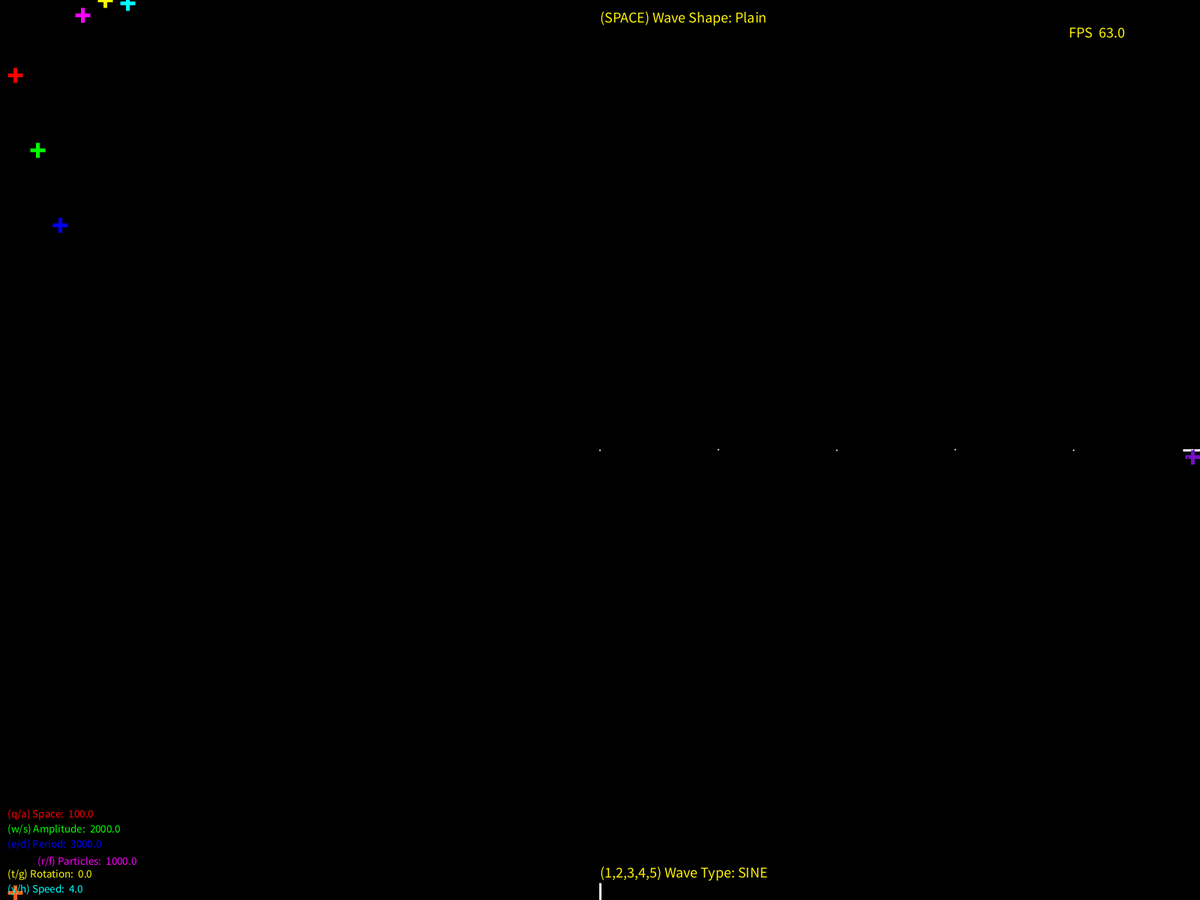
Frame 1 (no input)
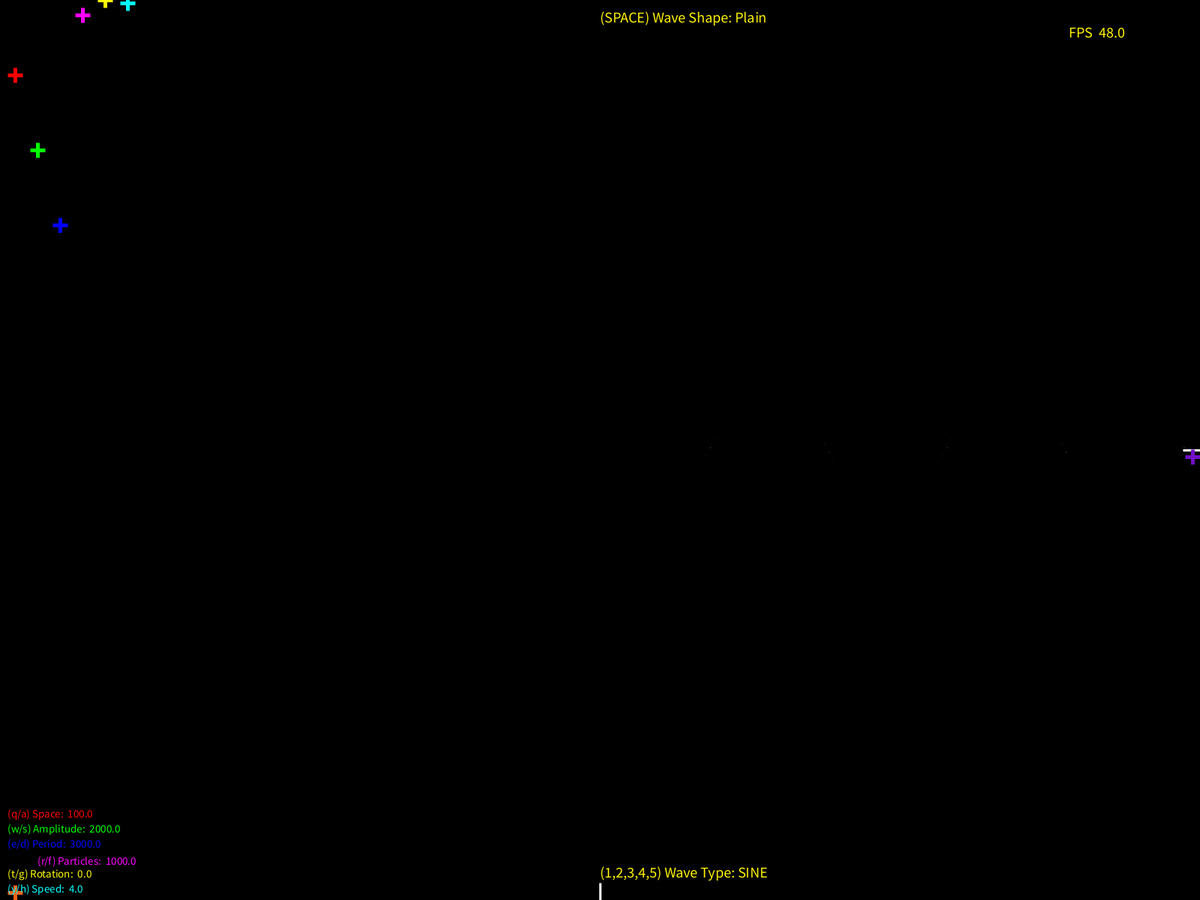
Frame 60 (the mouse pressed at the canvas centre just before this capture)
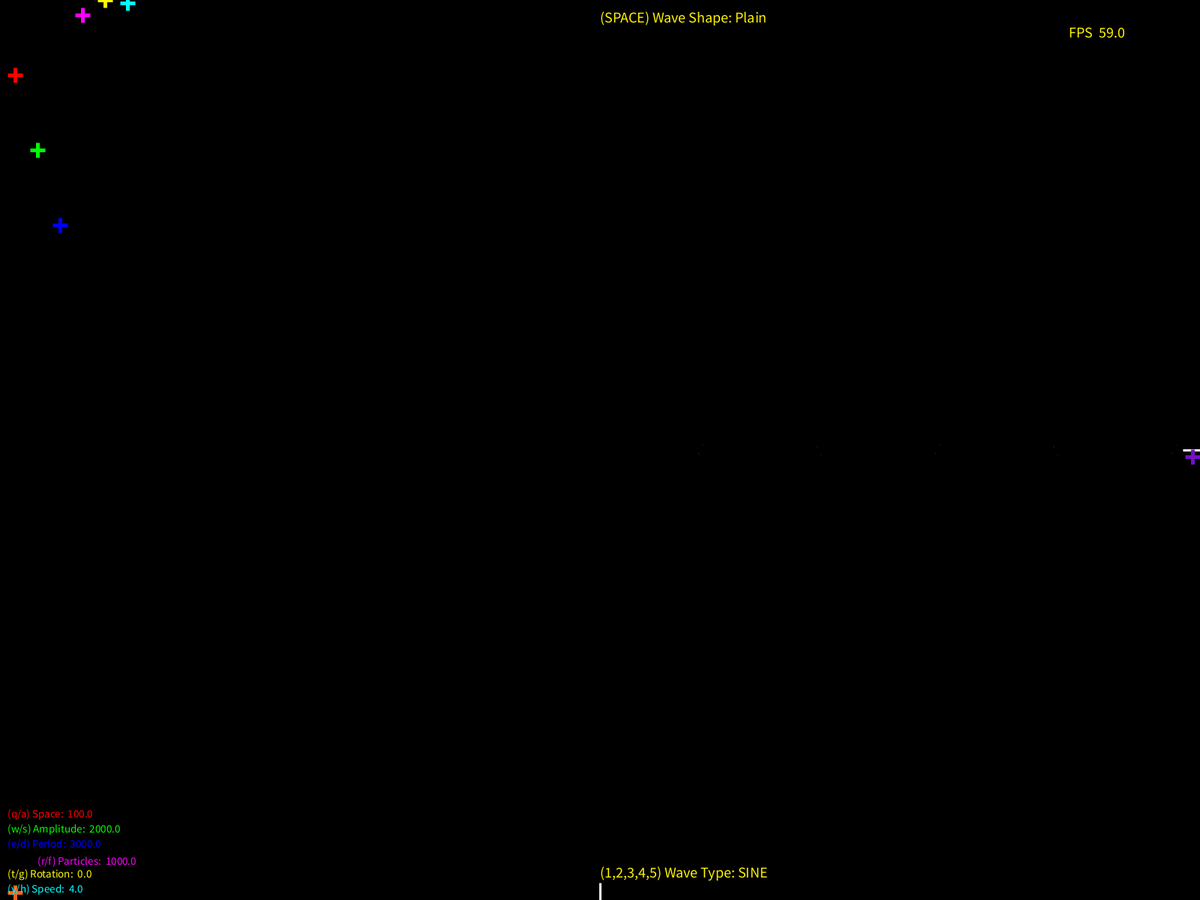
Frame 120 (the mouse held since frame 60 and released just before this capture)

The Processing sketch that drew these frames (run headless with seeded random() and noise(); from frame 60 on, the mouse is pressed at the canvas centre):

// Processing sketch: Trig_Circles
// ── Trig_Circles.pde
//Aidan Barbieux
//update 3/13/16
float space, amplitude, period, particles, rotation, aTheta;
float theta = 0, ix;
float wave=0;
float[] y;
boolean a=true, b=false;
boolean q=true, w=false, e=false, r=false, t=false;
String z, z1;
int[][] qw; 

void setup() {
  fullScreen();
  //size(640, 1000);


  ellipseMode(RADIUS);
  strokeCap(BEVEL);
  rectMode(RADIUS);
  y1=20;
  y2=50;
  y3=80;
  y4=110;
  y5=140;
  y6=170;
  y7=height-10;
  y8=width-10;

  s7=20;
  s8=height/2+9;
}
void draw() {
  background(0);
  //fill(0,10);
  //rect(0,0,width,height);
  strokeWeight(3);
  stroke(255);
  line(width/2, height, width/2, height-23);
  line(width, height/2, width-23, height/2);
  noStroke();

  sliders();

  space = s1;
  amplitude = s2*10;
  period = s3*10;
  particles = s4*50;
  rotation = s5;
  aTheta = s6;
  ix = (radians(180)/period) * space;
  if (particles<=-1) {
    particles = 0;
  }
  if (a) {
    z1="Plain";
    wave=1;
  } else {
    z1="Circular";
    wave=0;
  }
  y = new float[int(particles)];

  pushMatrix();
  translate(width/2, height/2);
  scale(1/abs(s8-(height/2-10)));
  sineWave();
  wave();
  popMatrix();

  fill(255, 0, 0);
  textSize(15);
  dText("(q/a) Space:  ", space, 10, height-110, 0);
  fill(0, 255, 0);
  dText("(w/s) Amplitude:  ", amplitude, 10, height-90, 0);
  fill(0, 0, 255);
  dText("(e/d) Period:  ", period, 10, height-70, 0);

  fill(255, 0, 255); 
  dText("(r/f) Particles:  ", particles, 50, height-47, 0);

  fill(255, 255, 0);
  dText("(t/g) Rotation:  ", rotation, 10, height-30, 0);
  fill(0, 255, 255);
  dText("(y/h) Speed:  ", aTheta, 10, height-10, 0);
  fill(#FFF303);
  textSize(20);
  dText("FPS  ", int(frameRate), width-175, 50, 0);

  textSize(20);
  dText2("(1,2,3,4,5) Wave Type: ", z, width/2, height-30, 0); 
  dText2("(SPACE) Wave Shape: ", z1, width/2, 30, 0);
  //println(q, w, e, r, t);
}
// ── Functions.pde
void sineWave() {
  theta += (aTheta)*.001;
  float x = theta;
  for (int i = 0; i < y.length; i++) {
    if (q) {
      z="SINE";
      y[i] = (sin((((x)))))*amplitude;
    }
    if (w) {
      z="TANGENT";
      y[i] = (tan((((x)))))*amplitude;
    }
    if (e) {
      z="SINE-TANGENT";
      y[i] = (sin(tan(((x)))))*amplitude;
    }
    if (r) {
      z="TANGENT-COSINE";
      y[i] = tan(cos((((x)))))*amplitude;
    }
    if (t) {
      z="TANGENT-COSINE-SINE";
      y[i] = tan(cos(sin(((x)))))*amplitude;
    }
    x+=ix;
  }
}
void wave() {
  String[] binary = { "0101", "1010", "1001", "0110" };
  int choose =int(random(4));
  for (int i=0; i < y.length; i++) {
    rotate(radians(rotation));
    //fill(i/20, i/2,space*abs(y[i]/5));
    fill(abs(amplitude/y[i]));
    noStroke();
    ellipse(wave*i*space,y[i],s7,s7);
    //textSize(s7);
   // text("O", wave*i*space, (y[i]));
  }
}
void crossHair(float x, float y) {
  pushMatrix();
  strokeWeight(5);
  translate(x, y);
  line(-10, 0, 10, 0);
  line(0, -10, 0, 10);
  popMatrix();
}
void dText(String s, float n, float x, float y, float rot) {
  pushMatrix();
  translate(x, y);
  rotate(radians(rot));
  text(s +n, 0, 0);
  popMatrix();
}
void dText2(String s, String n, float x, float y, float rot) {
  pushMatrix();
  translate(x, y);
  rotate(radians(rot));
  text(s +n, 0, 0);
  popMatrix();
}
// ── Key_Bindings.pde
void mouseDragged() {
  //ONE
  if (locked1) {
    s1 = mouseY;
  }
  //TWO
  if (locked2) {
    s2 = mouseY;
  }
  //THREE
  if (locked3) {
    s3 = mouseY;
  }
  //FOUR
  if (locked4) {
    s4 = mouseY;
  }
  //FIVE
  if (locked5) {
    s5 = mouseY;
  }
  //SIX
  if (locked6) {
    s6 = mouseY;
  }
  //SEVEN
    if (locked7) {
    s7 = mouseX;
  }
  //EIGHT
    if (locked8) {
    s8 = mouseY;
  }
}
void mousePressed() {

  if (hover1) {
    locked1 = true;
  } else {
    locked1 = false;
  }
  if (hover2) {
    locked2 = true;
  } else {
    locked2 = false;
  }
  if (hover3) {
    locked3 = true;
  } else {
    locked3 = false;
  }
  if (hover4) {
    locked4 = true;
  } else {
    locked4 = false;
  }
  if (hover5) {
    locked5 = true;
  } else {
    locked5 = false;
  }
  if (hover6) {
    locked6 = true;
  } else {
    locked6 = false;
  }
   if (hover7) {
    locked7 = true;
  } else {
    locked7 = false;
  }
   if (hover8) {
    locked8 = true;
  } else {
    locked8 = false;
  }
}
void keyPressed() {
  if(key == '1'){
    q=!q;
    w=false;
    e=false;
    r=false;
    t=false;
  }
    if(key == '2'){
    q=false;
    w=!w;
    e=false;
    r=false;
    t=false;
  }
    if(key == '3'){
    q=false;
    w=false;
    e=!e;
    r=false;
    t=false;
  }
    if(key == '4'){
    q=false;
    w=false;
    e=false;
    r=!r;
    t=false;
  }
    if(key == '5'){
    q=false;
    w=false;
    e=false;
    r=false;
    t=!t;
  }
  if(key == ' '){
   a=!a;
  }
  //ONE
  if (key == 'q') {
    s1-=0.1;
  }
  if (key == 'a') {
    s1+=0.1;
  }
  //TWO
  if (key == 'w') {
    s2-=0.1;
  }
  if (key == 's') {
    s2+=0.1;
  }
  //THREE
  if (key == 'e') {
    s3-=0.1;
  }
  if (key == 'd') {
    s3+=0.1;
  }
  //FOUR
  if (key == 'r') {
    s4-=0.1;
  }
  if (key == 'f') {
    s4+=0.1;
  }
  //FIVE
  if (key == 't') {
    s5-=0.1;
  }
  if (key == 'g') {
    s5+=0.1;
  }
  //SIX
  if (key == 'y') {
    s6-=0.1;
  }
  if (key == 'h') {
    s6+=0.1;
  }

  if(key == CODED){
      //SEVEN
    if(keyCode == RIGHT){
      s7+=1;
    }
    if(keyCode == LEFT){
      s7-=1;
    }
    //EIGHT
    if(keyCode == UP){
      s8-=1;
    }
    if(keyCode == DOWN){
      s8+=1;
    }
  }
}
void keyReleased() {
  //ONE
  if (key == 'q') {
    s1+=0;
  }
  if (key == 'a') {
    s1+=0;
  }
  //TWO
  if (key == 'w') {
    s2+=0;
  }
  if (key == 's') {
    s2+=0;
  }
  //THREE
  if (key == 'e') {
    s3+=0;
  }
  if (key == 'd') {
    s3+=0;
  }
  //FOUR
  if (key == 'r') {
    s4+=0;
  }
  if (key == 'f') {
    s4+=0;
  } 
  //FIVE
  if (key == 't') {
    s5+=0;
  }
  if (key == 'g') {
    s5+=0;
  }
  //SIX
    if (key == 'y') {
    s5+=0;
  }
  if (key == 'h') {
    s5+=0;
  }
  
    if(key == CODED){
      //SEVEN
    if(keyCode == RIGHT){
      s7+=0;
    }
    if(keyCode == LEFT){
      s7-=0;
    }
    //EIGHT
    if(keyCode == UP){
      s8-=0;
    }
    if(keyCode == DOWN){
      s8+=0;
    }
  }
}
// ── Sliders.pde
boolean locked1 = false, hover1 = false, locked2 = false, hover2 = false;
boolean locked3 = false, hover3 = false, locked4 = false, hover4 = false;
boolean locked5 = false, hover5 = false, locked6 = false, hover6 = false;
boolean locked7 = false, hover7 = false, locked8 = false, hover8 = false;
float s1=100, s2=200, s3=300, s4=20, s5=0, s6=4, s7, s8;
float y1, y2, y3, y4, y5, y6, y7, y8;
void sliders() {
  //ONE
  if (mouseY > s1-10 && mouseY < s1+10 &&
    mouseX > y1-10 && mouseX < y1+10) {
    hover1 = true;
    stroke(255);
    if (!locked1) {
    }
  } else {
    stroke(255, 0, 0);
    hover1 = false;
  }
  crossHair(y1, s1);
  //TWO
  if (mouseY > s2-10 && mouseY < s2+10 &&
    mouseX > y2-10 && mouseX < y2+10) {
    hover2 = true;
    stroke(255);
    if (!locked2) {
    }
  } else {
    stroke(0, 255, 0);
    hover2 = false;
  }
  crossHair(y2, s2);
  //THREE
  if (mouseY > s3-10 && mouseY < s3+10 &&
    mouseX > y3-10 && mouseX < y3+10) {
    hover3 = true;
    stroke(255);
    if (!locked3) {
    }
  } else {
    stroke(0, 0, 255);
    hover3 = false;
  }
  crossHair(y3, s3);
  //FOUR
  if (mouseY > s4-10 && mouseY < s4+10 &&
    mouseX > y4-10 && mouseX < y4+10) {
    hover4 = true;
    stroke(255);
    if (!locked4) {
    }
  } else {
    stroke(255, 0, 255);
    hover4 = false;
  }
  crossHair(y4, s4);
  //FIVE
  if (mouseY > s5-10 && mouseY < s5+10 &&
    mouseX > y5-10 && mouseX < y5+10) {
    hover5 = true;
    stroke(255);
    if (!locked5) {
    }
  } else {
    stroke(255, 255, 0);
    hover5 = false;
  }
  crossHair(y5, s5);
  //SIX
  if (mouseY > s6-10 && mouseY < s6+10 &&
    mouseX > y6-10 && mouseX < y6+10) {
    hover6 = true;
    stroke(255);
    if (!locked6) {
    }
  } else {
    stroke(0, 255, 255);
    hover6 = false;
  }
  crossHair(y6, s6);
  //SEVEN
  if (mouseX > s7-10 && mouseX < s7+10 &&
    mouseY > y7-10 && mouseY < y7+10) {
    hover7 = true;
    stroke(255);
    if (!locked7) {
    }
  } else {
    stroke(#F26118);
    hover7 = false;
  }
  crossHair(s7, y7);
  //EIGHT
  if (mouseY > s8-10 && mouseY < s8+10 &&
    mouseX > y8-10 && mouseX < y8+10) {
    hover8 = true;
    stroke(255);
    if (!locked8) {
    }
  } else {
    stroke(#7410C6);
    hover8 = false;
  }
  crossHair(y8, s8);
}
